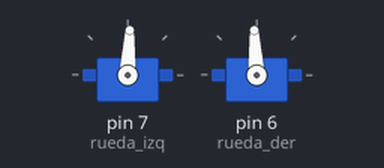
Simulated run of this sketch. Board: Arduino Uno, built with avr-gcc and run on an emulated ATmega328P. On the bench: 2 × servo.

Above: at 0.05 s.
At 0.35 s:
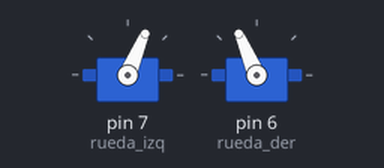
At 0.7 s:
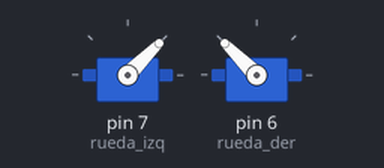
At 1.35 s:
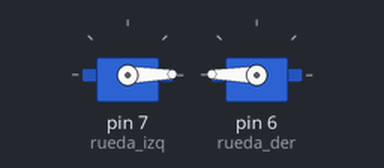
Timing chart, 0 to 3.1 s (numbered marks = the images above):
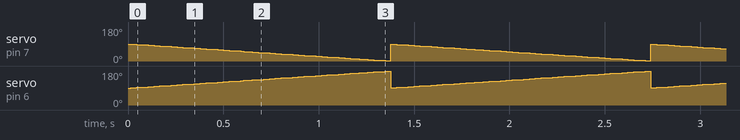

Measured:
- by itself, servo on pin 7 (rueda_izq): ramps from 89° to 1° and jumps back, once every 1.4 s
- by itself, servo on pin 6 (rueda_der): ramps from 91° to 179° and jumps back, once every 1.4 s

The sketch:

marvin_servo_avanza.ino
```cpp
#include <Servo.h>

Servo rueda_izq, rueda_der;

void setup(){
  rueda_izq.attach(7);
  rueda_der.attach(6);
}

void loop(){
  for( int vel= 0; vel <90; vel+=1){
    rueda_izq.write(90 - vel);
    rueda_der.write(90 + vel);
    delay(15);
  }
}
```
